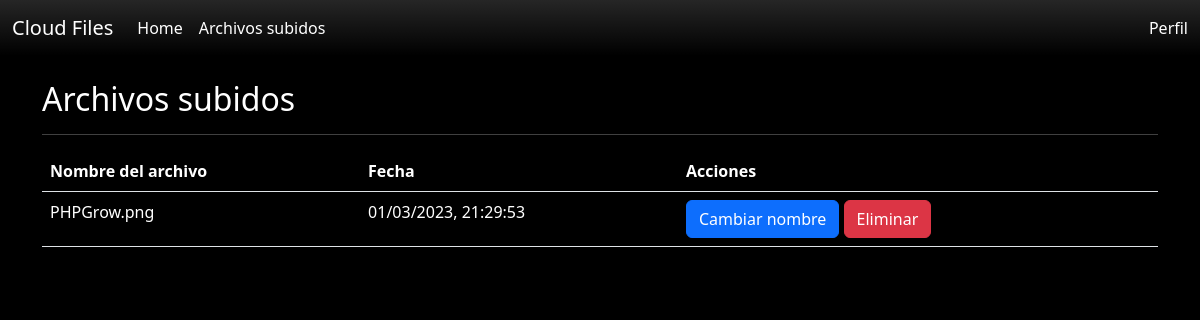
The page /archivos (signed in) on the database as committed earlier.
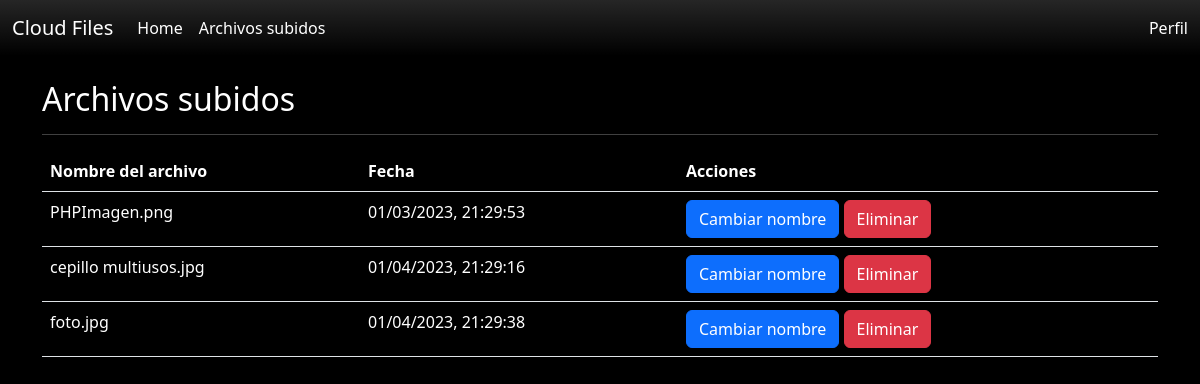
The same page on the database as committed later.
### app.py (models this page shows)
class Files(db.Model):
    id = db.Column(db.Integer, primary_key=True)
    filename = db.Column(db.String(255))
    owner_id = db.Column(db.Integer, db.ForeignKey('user.id', ondelete='CASCADE'))
    fecha = db.Column(db.String(50))

### app.py (the view)
@app.route('/archivos')
def archivos_uploaded():
    files = db.session.query(Files).filter(Files.owner_id == session['id'])
    return render_template('archivos subidos.html', files=files)

### templates/archivos subidos.html
{% extends 'layout.html' %}
{% block content %}
    <h2 class="text-white">Archivos subidos</h2>
    <hr class="text-white">
    <table class="table text-white">
        <thead>
            <tr>
                <th>Nombre del archivo</th>
                <th>Fecha</th>
                <th>Acciones</th>
            </tr>
        </thead>
        <tbody>
            {% for file in files %}
            <tr>
                <td>{{ file.filename }}</td>
                <td>{{ file.fecha }}</td>
                <td>
                    <a href="{{ url_for('rename_view', id=file.id) }}" class="btn btn-primary">Cambiar nombre</a>
                    <a href="{{ url_for('delete', id=file.id) }}" class="btn btn-danger">Eliminar</a>
                </td>
            </tr>
            {% endfor %}
        </tbody>
    </table>
{% endblock %}

Rows that differ between the two databases and show on the page:
changed Files: filename "PHPGrow.png" → "PHPImagen.png"
added Files: filename "cepillo multiusos.jpg", fecha "01/04/2023, 21:29:16"
added Files: filename "foto.jpg", fecha "01/04/2023, 21:29:38"
